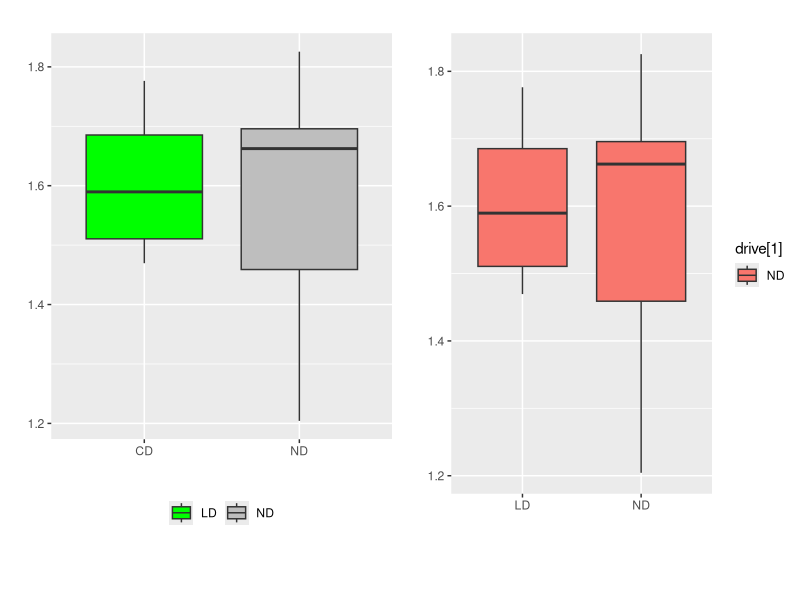

Write the R code that produced this figure.
rm(list = ls())

library(ggplot2)
library(gridExtra)

g_legend<-function(a.gplot){
  tmp <- ggplot_gtable(ggplot_build(a.gplot))
  leg <- which(sapply(tmp$grobs, function(x) x$name) == "guide-box")
  legend <- tmp$grobs[[leg]]
  return(legend)
}

df = data.frame(Subject = c(52,53,53,54,54,55,56,56,57,52,53,53,54,54,55,56,56,57), drive = c("ND","LD","ND","LD","ND","LD","ND","LD","ND","ND","LD","ND","LD","ND","LD","ND","LD","ND"), pp = c(1.695758,1.469545,1.825524,1.654934,1.777749,1.776436,1.662406,1.524293,1.400161,1.695758,1.469545,1.635294,1.654934,1.204325,1.776436,1.662406,1.524293,1.307778))
p = ggplot(df, aes(drive, pp)) + geom_boxplot(aes(fill = drive), show.legend = TRUE) + labs(title = "", y="", x="") + theme(legend.position = "bottom", legend.title = element_blank()) + scale_fill_manual(values = c("green", "grey")) + scale_x_discrete(labels = c("CD", "ND"))
p2 = ggplot(df, aes(drive, pp)) + geom_boxplot(aes(fill = drive[1])) + labs(title = "", y="", x="")

hs = c(9/10, 1/10)
grid.arrange(p, p2, ncol = 2, heights = hs)
